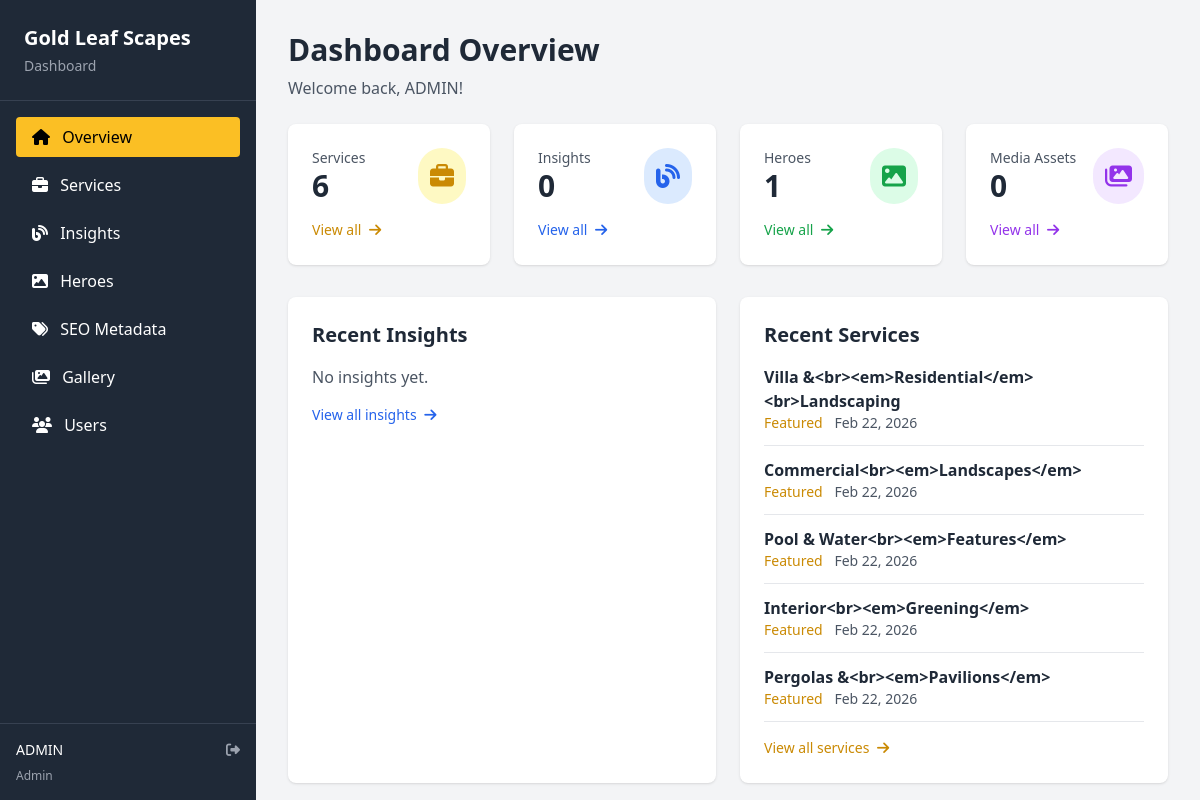
Page /dashboard/ (signed in) on the earlier database version.
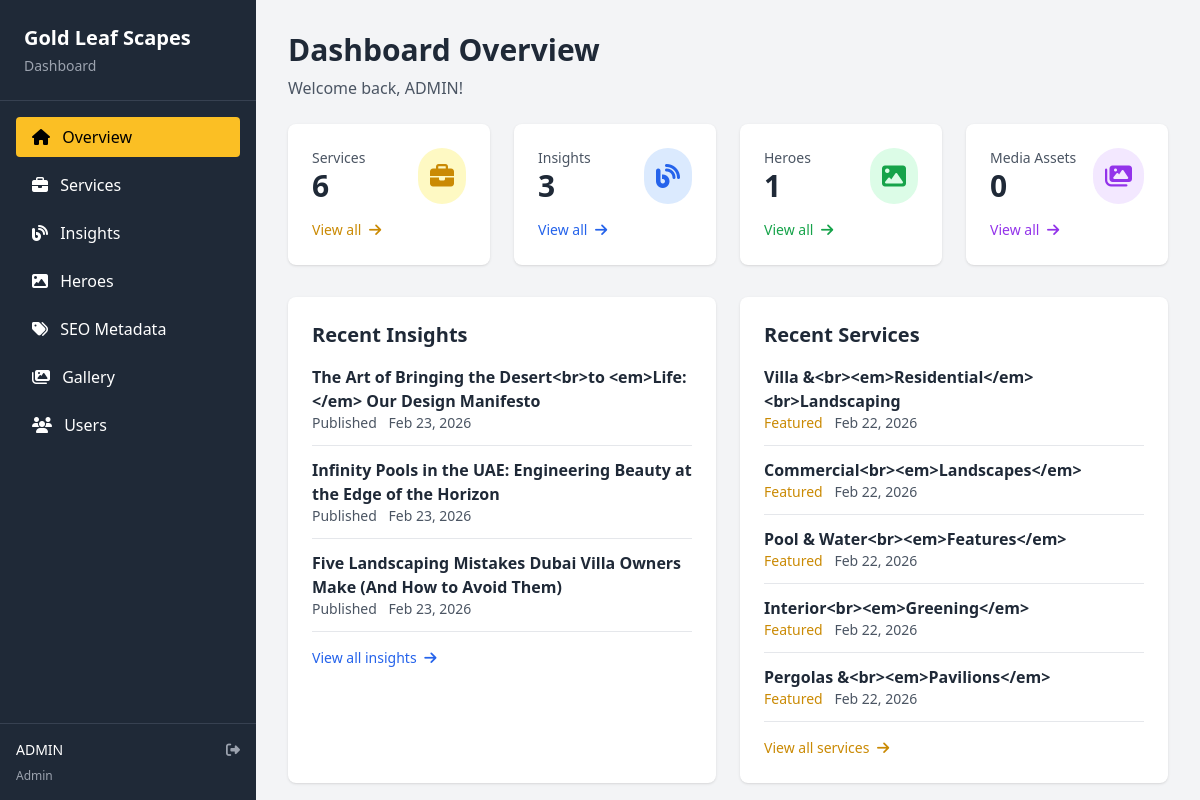
Same page on the later database version.
### myApp/models.py (models this page shows, shortened)
class Service(models.Model):
    title = models.CharField(max_length=200)
    slug = models.SlugField(unique=True, blank=True)
    short_description = models.TextField(blank=True)
    full_description = models.TextField(blank=True)
    hero_image_url = models.URLField(blank=True, help_text="Cloudinary URL for hero image")
    icon = models.CharField(max_length=50, blank=True, help_text="Font Awesome icon class (e.g., 'fa-tree')")
    hero_tag = models.CharField(max_length=100, blank=True, help_text="Tag shown in hero (e.g., 'Outdoor Landscaping')")
    hero_meta_projects = models.CharField(max_length=50, blank=True, help_text="Projects stat (e.g., '140+')")
    hero_meta_satisfaction = models.CharField(max_length=50, blank=True, help_text="Satisfaction stat (e.g., '4.9 ★')")
    hero_meta_guarantee = models.CharField(max_length=50, blank=True, help_text="Guarantee stat (e.g., '2 Yrs')")
    cta_text = models.CharField(max_length=100, blank=True, help_text="Hero CTA button text")
    cta_link = models.CharField(max_length=255, blank=True, help_text="Hero CTA button link")
    stats_strip_data = models.TextField(blank=True, help_text="Stats in format: '140+|Villas Transformed|Across Dubai...,3–8|Weeks to Completion|Depending on...'")
    overview_content = models.TextField(blank=True, help_text="Overview paragraphs (separate with double newline)")
    whats_included = models.TextField(blank=True, help_text="What's included list items (one per line)")
    timeline_data = models.TextField(blank=True, help_text="Timeline in format: 'Week 1|Task description,Week 2|Task description'")
    process_steps_data = models.TextField(blank=True, help_text="Process steps in format: 'fa-search|Discovery & Site Analysis|Description...'")
    showcase_projects_data = models.TextField(blank=True, help_text="Showcase projects in format: 'Dubai Hills Estate|The Palm Residence Garden|large,...'")
    specs_data = models.TextField(blank=True, help_text="Specs in format: 'Minimum Plot|200 sqm...,Design Style|Tropical...'")
    faq_data = models.TextField(blank=True, help_text="FAQ in format: 'How long does it take?|Most residential...'")
    testimonial_text = models.TextField(blank=True)
    testimonial_author = models.CharField(max_length=200, blank=True)
    testimonial_role = models.CharField(max_length=200, blank=True)
    related_services = models.CharField(max_length=500, blank=True, help_text="Comma-separated service slugs for related services")
    featured = models.BooleanField(default=False)
    order = models.IntegerField(default=0, help_text="Display order")
    created_at = models.DateTimeField(auto_now_add=True)
    updated_at = models.DateTimeField(auto_now=True)
    class Meta:
        ordering = ['order', 'title']

class Insight(models.Model):
    STATUS_CHOICES = [
        ('draft', 'Draft'),
        ('published', 'Published'),
    ]
    title = models.CharField(max_length=200)
    slug = models.SlugField(unique=True, blank=True)
    excerpt = models.TextField(blank=True, help_text="Short summary for listings")
    content = models.TextField(blank=True)
    featured_image_url = models.URLField(blank=True, help_text="Cloudinary URL for featured image")
    author = models.ForeignKey(User, on_delete=models.SET_NULL, null=True, related_name='insights')
    status = models.CharField(max_length=20, choices=STATUS_CHOICES, default='draft')
    published_at = models.DateTimeField(null=True, blank=True)
    created_at = models.DateTimeField(auto_now_add=True)
    updated_at = models.DateTimeField(auto_now=True)
    class Meta:
        ordering = ['-published_at', '-created_at']

### myApp/views.py (the view)
# urls.py: path('dashboard/', views.dashboard_home, name='dashboard_home'),
@login_required
def dashboard_home(request):
    if hasattr(request.user, 'profile') and request.user.profile.is_blog_author and not request.user.profile.is_admin:
        return redirect('dashboard_insights_list')
    context = {
        'services_count': Service.objects.count(),
        'insights_count': Insight.objects.count(),
        'heroes_count': Hero.objects.count(),
        'media_count': MediaAsset.objects.count(),
        'recent_insights': Insight.objects.filter(status='published')[:5],
        'recent_services': Service.objects.all()[:5],
    }
    return render(request, 'dashboard/home.html', context)

### myApp/context_processors.py (called while the page is built)
def footer_services(request):
    services = Service.objects.filter(featured=True).order_by('order', 'title')[:6]
    if not services.exists():
        services = Service.objects.all().order_by('order', 'title')[:6]
    return {
        'footer_services': services,
    }

### myApp/models.py (called while the page is built)
    @property
    def is_blog_author(self):
        return self.role == 'blog_author'

### templates/dashboard/home.html (shortened to what this page needs)
{% extends 'dashboard/base.html' %}
{% block content %}
<div class="mb-6">
    <h1 class="text-3xl font-bold text-gray-800">Dashboard Overview</h1>
    <p class="text-gray-600 mt-2">Welcome back, {{ request.user.username }}!</p>
</div>
<div class="grid grid-cols-1 md:grid-cols-2 lg:grid-cols-4 gap-6 mb-8">
    <div class="bg-white p-6 rounded-lg shadow">
        <div class="flex items-center justify-between">
            <div>
                <p class="text-gray-600 text-sm">Services</p>
                <p class="text-3xl font-bold text-gray-800">{{ services_count }}</p>
            </div>
            <div class="bg-yellow-100 p-3 rounded-full">
                <i class="fas fa-briefcase text-yellow-600 text-2xl"></i>
            </div>
        </div>
        <a href="{% url 'dashboard_services_list' %}" class="text-yellow-600 text-sm mt-4 inline-block hover:underline">
            View all <i class="fas fa-arrow-right ml-1"></i>
        </a>
    </div>
    <div class="bg-white p-6 rounded-lg shadow">
        <div class="flex items-center justify-between">
            <div>
                <p class="text-gray-600 text-sm">Insights</p>
                <p class="text-3xl font-bold text-gray-800">{{ insights_count }}</p>
            </div>
            <div class="bg-blue-100 p-3 rounded-full">
                <i class="fas fa-blog text-blue-600 text-2xl"></i>
            </div>
        </div>
        <a href="{% url 'dashboard_insights_list' %}" class="text-blue-600 text-sm mt-4 inline-block hover:underline">
            View all <i class="fas fa-arrow-right ml-1"></i>
        </a>
    </div>
    <div class="bg-white p-6 rounded-lg shadow">
        <div class="flex items-center justify-between">
            <div>
                <p class="text-gray-600 text-sm">Heroes</p>
                <p class="text-3xl font-bold text-gray-800">{{ heroes_count }}</p>
            </div>
            <div class="bg-green-100 p-3 rounded-full">
                <i class="fas fa-image text-green-600 text-2xl"></i>
            </div>
        </div>
        <a href="{% url 'dashboard_heroes_list' %}" class="text-green-600 text-sm mt-4 inline-block hover:underline">
            View all <i class="fas fa-arrow-right ml-1"></i>
        </a>
    </div>
    <div class="bg-white p-6 rounded-lg shadow">
        <div class="flex items-center justify-between">
            <div>
                <p class="text-gray-600 text-sm">Media Assets</p>
                <p class="text-3xl font-bold text-gray-800">{{ media_count }}</p>
            </div>
            <div class="bg-purple-100 p-3 rounded-full">
                <i class="fas fa-images text-purple-600 text-2xl"></i>
            </div>
        </div>
        <a href="{% url 'dashboard_gallery' %}" class="text-purple-600 text-sm mt-4 inline-block hover:underline">
            View all <i class="fas fa-arrow-right ml-1"></i>
        </a>
    </div>
</div>
<div class="grid grid-cols-1 lg:grid-cols-2 gap-6">
    <div class="bg-white p-6 rounded-lg shadow">
        <h2 class="text-xl font-bold text-gray-800 mb-4">Recent Insights</h2>
        {% if recent_insights %}
            <div class="space-y-3">
                {% for insight in recent_insights %}
                    <div class="border-b border-gray-200 pb-3">
                        <h3 class="font-semibold text-gray-800">{{ insight.title }}</h3>
                        <p class="text-sm text-gray-600">
                            <span class="badge badge-{{ insight.status }}">{{ insight.get_status_display }}</span>
                            <span class="ml-2">{{ insight.created_at|date:"M d, Y" }}</span>
                        </p>
                    </div>
                {% endfor %}
            </div>
        {% else %}
            <p class="text-gray-600">No insights yet.</p>
        {% endif %}
        <a href="{% url 'dashboard_insights_list' %}" class="text-blue-600 text-sm mt-4 inline-block hover:underline">
            View all insights <i class="fas fa-arrow-right ml-1"></i>
        </a>
    </div>
    <div class="bg-white p-6 rounded-lg shadow">
        <h2 class="text-xl font-bold text-gray-800 mb-4">Recent Services</h2>
        {% if recent_services %}
            <div class="space-y-3">
                {% for service in recent_services %}
                    <div class="border-b border-gray-200 pb-3">
                        <h3 class="font-semibold text-gray-800">{{ service.title }}</h3>
                        <p class="text-sm text-gray-600">
                            {% if service.featured %}<span class="text-yellow-600">Featured</span>{% endif %}
                            <span class="ml-2">{{ service.created_at|date:"M d, Y" }}</span>
                        </p>
                    </div>
                {% endfor %}
            </div>
        {% else %}
            <p class="text-gray-600">No services yet.</p>
        {% endif %}
        <a href="{% url 'dashboard_services_list' %}" class="text-yellow-600 text-sm mt-4 inline-block hover:underline">
            View all services <i class="fas fa-arrow-right ml-1"></i>
        </a>
    </div>
</div>
{% endblock %}

### templates/dashboard/base.html (shortened to what this page needs)
<!DOCTYPE html>
<html lang="en">
<head>
    <script src="https://cdn.tailwindcss.com"></script>
    <link rel="stylesheet" href="https://cdnjs.cloudflare.com/ajax/libs/font-awesome/6.4.0/css/all.min.css">
</head>
<body class="bg-gray-100">
    <div class="flex h-screen">
        <aside class="w-64 bg-gray-800 text-white flex flex-col">
            <div class="p-6 border-b border-gray-700">
                <h1 class="text-xl font-bold">Gold Leaf Scapes</h1>
                <p class="text-sm text-gray-400 mt-1">Dashboard</p>
            </div>
            <nav class="flex-1 p-4 space-y-2">
                <a href="{% url 'dashboard_home' %}"
                   class="sidebar-link block px-4 py-2 rounded hover:bg-gray-700 {% if request.resolver_match.url_name == 'dashboard_home' %}active{% endif %}">
                    <i class="fas fa-home mr-2"></i> Overview
                </a>
                {% if request.user.is_superuser or request.user.profile.is_admin|default:False %}
                <a href="{% url 'dashboard_services_list' %}"
                   class="sidebar-link block px-4 py-2 rounded hover:bg-gray-700 {% if 'services' in request.resolver_match.url_name %}active{% endif %}">
                    <i class="fas fa-briefcase mr-2"></i> Services
                </a>
                {% endif %}
                <a href="{% url 'dashboard_insights_list' %}"
                   class="sidebar-link block px-4 py-2 rounded hover:bg-gray-700 {% if 'insight' in request.resolver_match.url_name %}active{% endif %}">
                    <i class="fas fa-blog mr-2"></i> Insights
                </a>
                {% if request.user.is_superuser or request.user.profile.is_admin|default:False %}
                <a href="{% url 'dashboard_heroes_list' %}"
                   class="sidebar-link block px-4 py-2 rounded hover:bg-gray-700 {% if 'hero' in request.resolver_match.url_name %}active{% endif %}">
                    <i class="fas fa-image mr-2"></i> Heroes
                </a>
                <a href="{% url 'dashboard_metadata_list' %}"
                   class="sidebar-link block px-4 py-2 rounded hover:bg-gray-700 {% if 'metadata' in request.resolver_match.url_name %}active{% endif %}">
                    <i class="fas fa-tags mr-2"></i> SEO Metadata
                </a>
                {% endif %}
                <a href="{% url 'dashboard_gallery' %}"
                   class="sidebar-link block px-4 py-2 rounded hover:bg-gray-700 {% if 'gallery' in request.resolver_match.url_name %}active{% endif %}">
                    <i class="fas fa-images mr-2"></i> Gallery
                </a>
                {% if request.user.is_superuser or request.user.profile.is_admin|default:False %}
                <a href="{% url 'dashboard_users_list' %}"
                   class="sidebar-link block px-4 py-2 rounded hover:bg-gray-700 {% if 'users' in request.resolver_match.url_name %}active{% endif %}">
                    <i class="fas fa-users mr-2"></i> Users
                </a>
                {% endif %}
            </nav>
            <div class="p-4 border-t border-gray-700">
                <div class="flex items-center justify-between mb-2">
                    <span class="text-sm">{{ request.user.username }}</span>
                    <a href="{% url 'dashboard_logout' %}" class="text-sm text-gray-400 hover:text-white">
                        <i class="fas fa-sign-out-alt"></i>
                    </a>
                </div>
                <p class="text-xs text-gray-400">
                    {% if request.user.is_superuser %}
                        Admin
                    {% elif request.user.profile.is_admin|default:False %}
                        Admin
                    {% elif request.user.profile.is_blog_author|default:False %}
                        Blog Author
                    {% else %}
                        User
                    {% endif %}
                </p>
            </div>
        </aside>
        <main class="flex-1 overflow-y-auto">
            <div class="p-8">
                {% block content %}{% endblock %}
            </div>
        </main>
    </div>
</body>
</html>

### templates/dashboard/base.html (style rules this page uses)
.sidebar-link.active { background-color: #fbbf24; color: #000; }

Differences in the rows shown:
added Insight: title "The Art of Bringing the Desert<br>to <em>Life:</em> Our Design Manifesto", status "Published", created_at "Feb 23, 2026"
added Insight: title "Infinity Pools in the UAE: Engineering Beauty at the Edge of the Horizon", status "Published", created_at "Feb 23, 2026"
added Insight: title "Five Landscaping Mistakes Dubai Villa Owners Make (And How to Avoid Them)", status "Published", created_at "Feb 23, 2026"
Other differences:
{{ insights_count }}: "0" → "3"
text no longer shown: "No insights yet."
